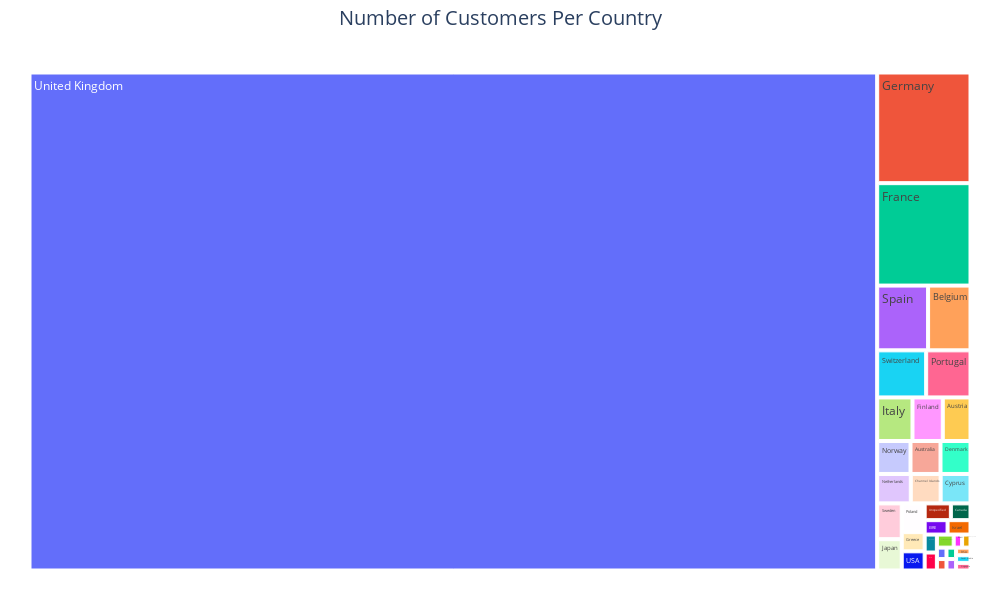

The notebook cell this image was saved under:
### Code cell
# PLOTLY TREEMAP
fig = px.treemap(df.groupby('country')[["customerid"]].nunique().sort_values(by="customerid", ascending=False),
                 path=[df.groupby('country')[["customerid"]].nunique().sort_values(by="customerid", ascending=False).index], 
                 values='customerid', 
                 width=1000, 
                 height=600)
fig.update_layout(title_text='Number of Customers Per Country',
                  title_x = 0.5, title_font = dict(size=20)
)
fig.update_layout(margin = dict(t=50, l=25, r=25, b=25))
fig.show()

### Figure 1 — Plotly figure (JSON) as saved in the notebook; plotly's stock layout.template omitted (floating-point values rounded to 4 significant figures)
{"data": [{"branchvalues": "total", "domain": {"x": [0, 1], "y": [0, 1]}, "hovertemplate": "labels=%{label}<br>customerid=%{value}<br>parent=%{parent}<br>id=%{id}<extra></extra>", "ids": ["Australia", "Austria", "Bahrain", "Belgium", "Brazil", "Canada", "Channel Islands", "Cyprus", "Czech Republic", "Denmark", "EIRE", "European Community", "Finland", "France", "Germany", "Greece", "Iceland", "Israel", "Italy", "Japan", "Lebanon", "Lithuania", "Malta", "Netherlands", "Norway", "Poland", "Portugal", "RSA", "Saudi Arabia", "Singapore", "Spain", "Sweden", "Switzerland", "USA", "United Arab Emirates", "United Kingdom", "Unspecified"], "labels": ["Australia", "Austria", "Bahrain", "Belgium", "Brazil", "Canada", "Channel Islands", "Cyprus", "Czech Republic", "Denmark", "EIRE", "European Community", "Finland", "France", "Germany", "Greece", "Iceland", "Israel", "Italy", "Japan", "Lebanon", "Lithuania", "Malta", "Netherlands", "Norway", "Poland", "Portugal", "RSA", "Saudi Arabia", "Singapore", "Spain", "Sweden", "Switzerland", "USA", "United Arab Emirates", "United Kingdom", "Unspecified"], "name": "", "parents": ["", "", "", "", "", "", "", "", "", "", "", "", "", "", "", "", "", "", "", "", "", "", "", "", "", "", "", "", "", "", "", "", "", "", "", "", ""], "type": "treemap", "values": [9, 11, 2, 25, 1, 3, 8, 8, 1, 9, 3, 1, 12, 87, 94, 4, 1, 3, 14, 7, 1, 1, 2, 9, 10, 6, 19, 1, 1, 1, 30, 8, 21, 4, 2, 3842, 4]}], "layout": {"height": 600, "legend": {"tracegroupgap": 0}, "margin": {"b": 25, "l": 25, "r": 25, "t": 50}, "title": {"font": {"size": 20}, "text": "Number of Customers Per Country", "x": 0.5}, "width": 1000}}
